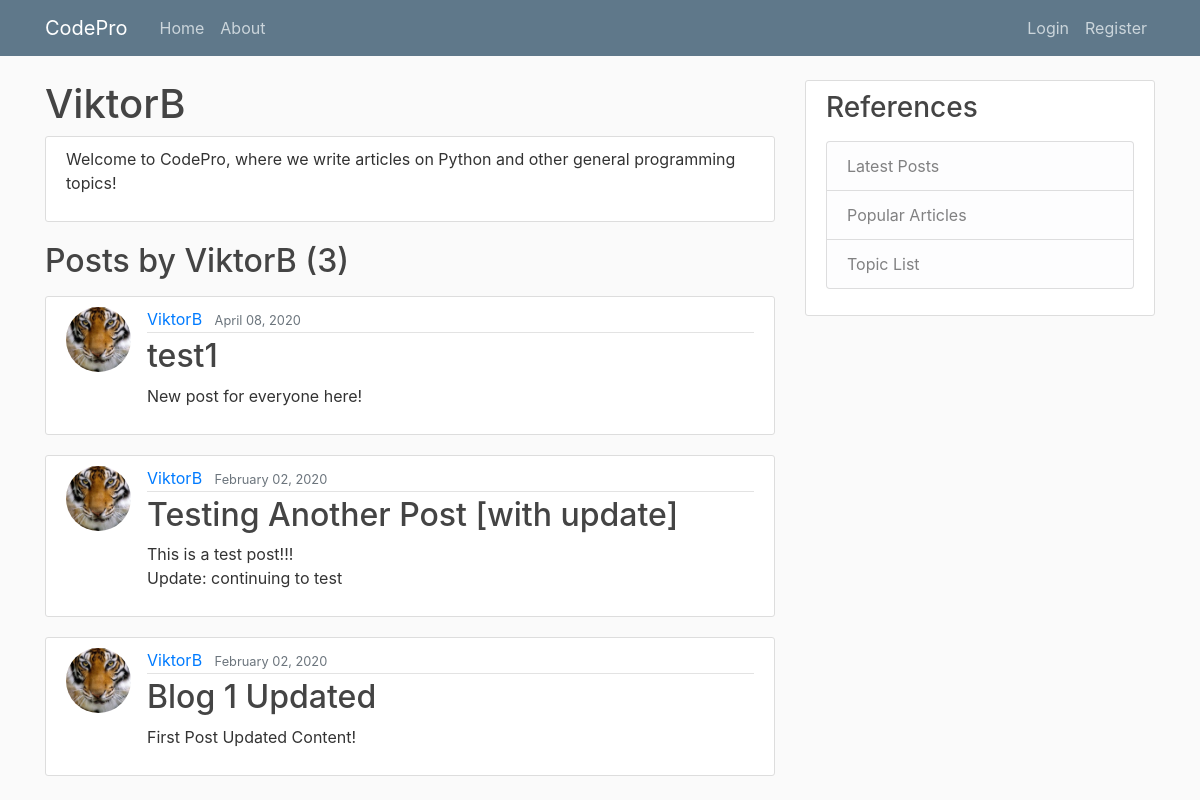
Page /user/ViktorB/ on the earlier database version.
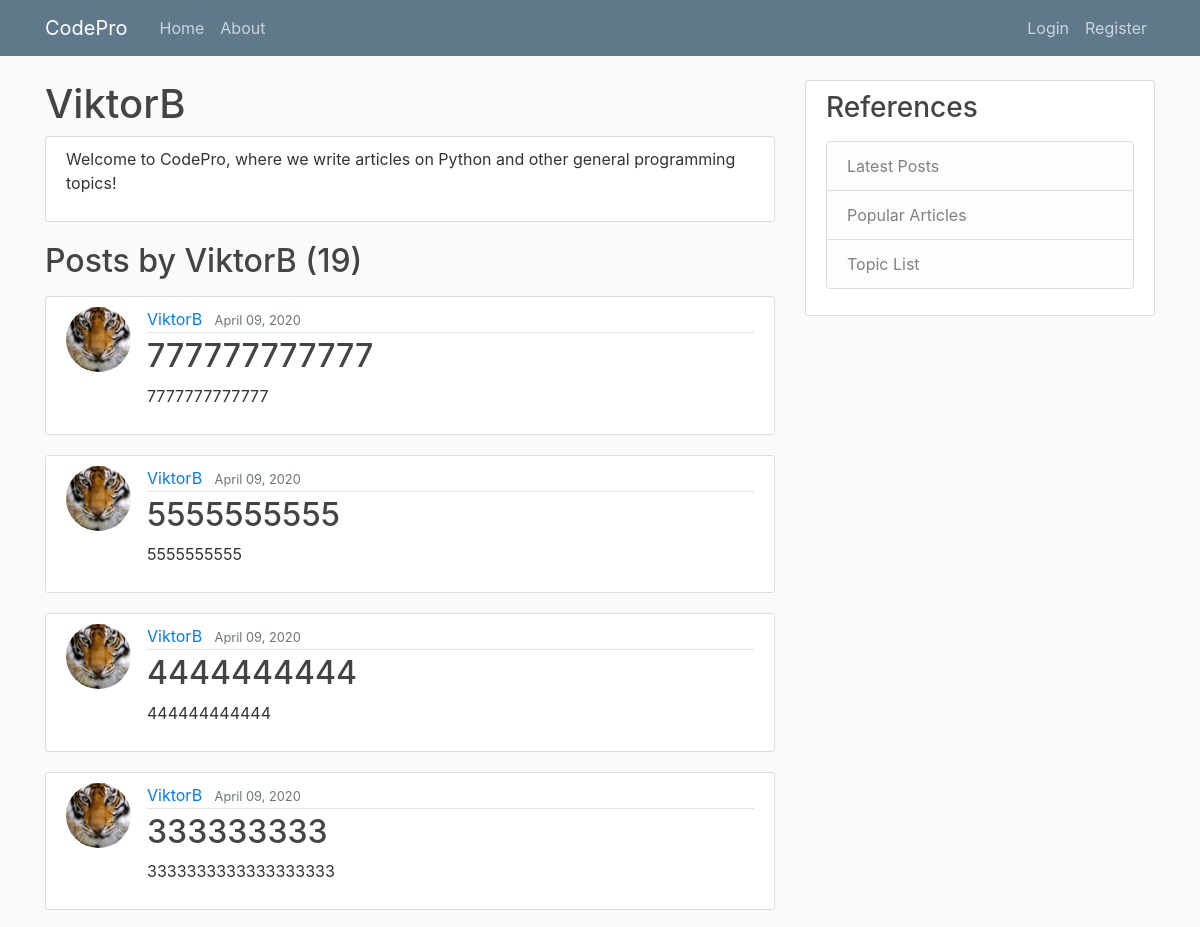
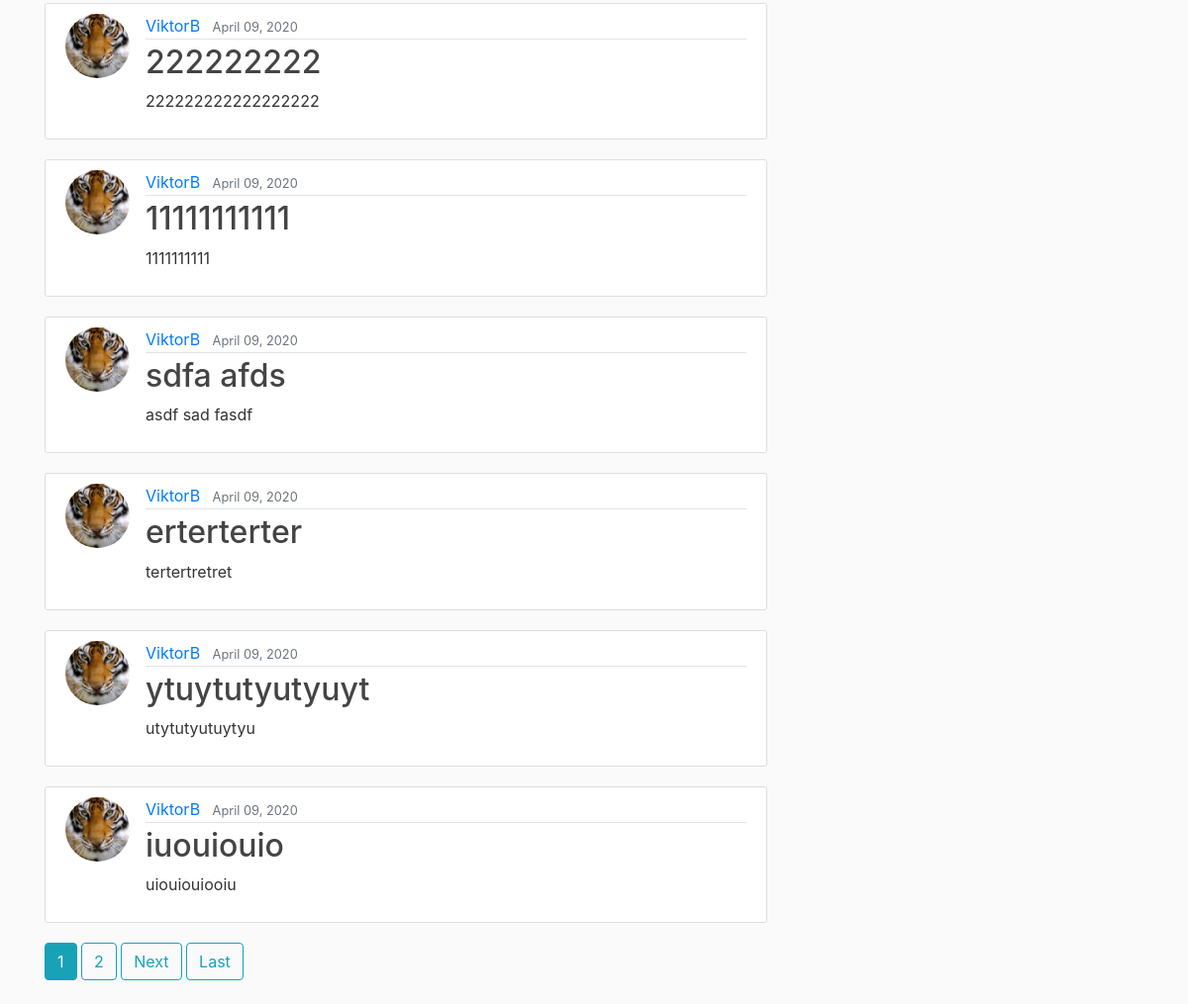
Same page on the later database version (2 pictures, top to bottom).
### blog/models.py (models this page shows, shortened)
class Post(models.Model):
    title = models.CharField(max_length=100)
    content = models.TextField()
    date_posted = models.DateTimeField(default=timezone.now)
    author = models.ForeignKey(User, on_delete=models.CASCADE)
    likes = models.IntegerField()

### users/models.py (models this page shows, shortened)
class Profile(models.Model):
    user = models.OneToOneField(User, on_delete=models.CASCADE)
    image = models.ImageField(default='default.jpg', upload_to='profile_pics')
    about_info = models.TextField(default="Hi! I am a fellow Python programmer.")

### blog/views.py (the view)
# urls.py: path('user/<str:username>/', UserPostListView.as_view(), name='user-posts'),
class UserPostListView(ListView):
    model = Post
    template_name = 'blog/user_posts.html' # <app>/<model>_<viewtype>.html
    context_object_name = 'posts'
    paginate_by = 10
    def get_queryset(self):
        user = get_object_or_404(User, username=self.kwargs.get('username'))
        return Post.objects.filter(author=user).order_by('-date_posted')

### blog/templates/blog/user_posts.html (shortened to what this page needs)
{% extends "blog/base.html" %}
{% block content %}
<h1>{{ view.kwargs.username }}</h1>
<div class="content-section">
  <p>Welcome to CodePro, where we write articles on Python
    and other general programming topics!
  </p>
</div>
<h2 class="mb-3">Posts by {{ view.kwargs.username }} ({{ page_obj.paginator.count }})</h2>
  {% for post in posts %}
<article class="media content-section">
  <img class="rounded-circle article-img" src="{{ post.author.profile.image.url }}">
<div class="media-body">
<div class="article-metadata">
  <a class="mr-2" href="{% url 'user-posts' post.author.username %}">{{ post.author }}</a>
  <small class="text-muted">{{ post.date_posted|date:"F d, Y"}}</small>
</div>
<h2><a class="article-title" href="{% url 'post-detail' post.id %}">{{ post.title }}</a></h2>
<p class="article-content">{{ post.content }}</p>
</div>
</article>
  {% endfor %}
  {% if is_paginated %}
    {% for num in page_obj.paginator.page_range %}
      {% if page_obj.number == num %}
      <a class="btn btn-info mb-4" href="?page={{ num }}">{{ num }}</a>
      {% elif num > page_obj.number|add:'-3' and num < page_obj.number|add:'3'%}
      <a class="btn btn-outline-info mb-4" href="?page={{ num }}">{{ num }}</a>
      {% endif %}
    {% endfor %}
    {% if page_obj.has_next %}
      <a class="btn btn-outline-info mb-4" href="?page={{ page_obj.next_page_number }}">Next</a>
      <a class="btn btn-outline-info mb-4" href="?page={{ page_obj.paginator.num_pages }}">Last</a>
    {% endif %}
  {% endif %}
{% endblock content %}

Differences in the rows shown:
no longer on this page (row unchanged): Post: author.profile.image (picture), author "ViktorB", date_posted "April 08, 2020", title "test1", content "New post for everyone here!"
no longer on this page (row unchanged): Post: author.profile.image (picture), author "ViktorB", date_posted "February 02, 2020", title "Testing Another Post [with update]", content "This is a test post!!! Update: continuing to test"
no longer on this page (row unchanged): Post: author.profile.image (picture), author "ViktorB", date_posted "February 02, 2020", title "Blog 1 Updated", content "First Post Updated Content!"
added Post: author.profile.image (picture), author "ViktorB", date_posted "April 09, 2020", title "777777777777", content "7777777777777"
added Post: author.profile.image (picture), author "ViktorB", date_posted "April 09, 2020", title "5555555555", content "5555555555"
added Post: author.profile.image (picture), author "ViktorB", date_posted "April 09, 2020", title "4444444444", content "444444444444"
added Post: author.profile.image (picture), author "ViktorB", date_posted "April 09, 2020", title "333333333", content "3333333333333333333"
added Post: author.profile.image (picture), author "ViktorB", date_posted "April 09, 2020", title "222222222", content "222222222222222222"
added Post: author.profile.image (picture), author "ViktorB", date_posted "April 09, 2020", title "11111111111", content "1111111111"
added Post: author.profile.image (picture), author "ViktorB", date_posted "April 09, 2020", title "sdfa afds", content "asdf sad fasdf"
added Post: author.profile.image (picture), author "ViktorB", date_posted "April 09, 2020", title "erterterter", content "tertertretret"
added Post: author.profile.image (picture), author "ViktorB", date_posted "April 09, 2020", title "ytuytutyutyuyt", content "utytutyutuytyu"
added Post: author.profile.image (picture), author "ViktorB", date_posted "April 09, 2020", title "iuouiouio", content "uiouiouiooiu"
Other differences:
{{ page_obj.paginator.count }}: "3" → "19"
new list line: "1"
new list line: "2"
text now shown: "Next Last"
